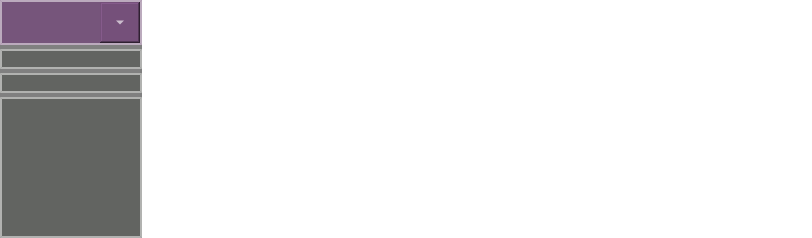
        <widget class="QWidget" name="horizontalWidget_2" native="true">
         <property name="sizePolicy">
          <sizepolicy hsizetype="Expanding" vsizetype="Expanding">
           <horstretch>0</horstretch>
           <verstretch>0</verstretch>
          </sizepolicy>
         </property>
         <property name="styleSheet">
          <string notr="true">border: 0px;
background-color: rgba(0, 0, 0, 0);
</string>
         </property>
         <layout class="QHBoxLayout" name="horizontalLayout_5">
          <property name="spacing">
           <number>0</number>
          </property>
          <property name="leftMargin">
           <number>0</number>
          </property>
          <property name="topMargin">
           <number>0</number>
          </property>
          <property name="rightMargin">
           <number>0</number>
          </property>
          <property name="bottomMargin">
           <number>0</number>
          </property>
          <item>
           <widget class="QWidget" name="mp3selectWidget" native="true">
            <property name="sizePolicy">
             <sizepolicy hsizetype="Expanding" vsizetype="Expanding">
              <horstretch>0</horstretch>
              <verstretch>0</verstretch>
             </sizepolicy>
            </property>
            <property name="styleSheet">
             <string notr="true">background-color: rgba(0, 0, 0, 0.5);
color: rgb(255, 255, 255);
height: 45px;</string>
            </property>
            <layout class="QVBoxLayout" name="verticalLayout_4">
             <property name="spacing">
              <number>4</number>
             </property>
             <property name="leftMargin">
              <number>0</number>
             </property>
             <property name="topMargin">
              <number>0</number>
             </property>
             <property name="rightMargin">
              <number>0</number>
             </property>
             <property name="bottomMargin">
              <number>0</number>
             </property>
             <item>
              <layout class="QHBoxLayout" name="horizontalLayout_10">
               <property name="spacing">
                <number>2</number>
               </property>
               <item>
                <widget class="QComboBox" name="comboBoxAlbum">
                 <property name="sizePolicy">
                  <sizepolicy hsizetype="Expanding" vsizetype="Fixed">
                   <horstretch>0</horstretch>
                   <verstretch>0</verstretch>
                  </sizepolicy>
                 </property>
                 <property name="minimumSize">
                  <size>
                   <width>0</width>
                   <height>45</height>
                  </size>
                 </property>
                 <property name="maximumSize">
                  <size>
                   <width>16777215</width>
                   <height>45</height>
                  </size>
                 </property>
                 <property name="baseSize">
                  <size>
                   <width>0</width>
                   <height>45</height>
                  </size>
                 </property>
                 <property name="font">
                  <font>
                   <pointsize>14</pointsize>
                   <weight>75</weight>
                   <bold>true</bold>
                  </font>
                 </property>
                 <property name="contextMenuPolicy">
                  <enum>Qt::DefaultContextMenu</enum>
                 </property>
                 <property name="styleSheet">
                  <string notr="true">QComboBox {
	background-color: rgba(117, 80, 123, 0.9);
	color: rgb(255, 255, 255);
	border: 2px solid rgba(255,255,255,0.5);
	outline: none;
	height: 40px;
}

QComboBox::drop-down {
	width: 40px;
	color: rgb(255, 255, 255);
}

QScrollBar { 
	width: 40px;
	background-color: rgba(117, 80, 123, 0.9);
}
</string>
                 </property>
                 <property name="sizeAdjustPolicy">
                  <enum>QComboBox::AdjustToContents</enum>
                 </property>
                 <property name="frame">
                  <bool>true</bool>
                 </property>
                </widget>
               </item>
              </layout>
             </item>
             <item>
              <widget class="QLabel" name="labelFolderpath">
               <property name="sizePolicy">
                <sizepolicy hsizetype="Expanding" vsizetype="Fixed">
                 <horstretch>0</horstretch>
                 <verstretch>0</verstretch>
                </sizepolicy>
               </property>
               <property name="minimumSize">
                <size>
                 <width>0</width>
                 <height>20</height>
                </size>
               </property>
               <property name="maximumSize">
                <size>
                 <width>16777215</width>
                 <height>20</height>
                </size>
               </property>
               <property name="font">
                <font>
                 <pointsize>8</pointsize>
                </font>
               </property>
               <property name="styleSheet">
                <string notr="true">background-color: rgba(85, 87, 83, 0.7);
color: rgb(255, 255, 255);
border: 2px solid rgba(255,255,255,0.5);</string>
               </property>
               <property name="text">
                <string/>
               </property>
              </widget>
             </item>
             <item>
              <widget class="QLabel" name="labelAlbumpath">
               <property name="sizePolicy">
                <sizepolicy hsizetype="Expanding" vsizetype="Fixed">
                 <horstretch>0</horstretch>
                 <verstretch>0</verstretch>
                </sizepolicy>
               </property>
               <property name="minimumSize">
                <size>
                 <width>0</width>
                 <height>20</height>
                </size>
               </property>
               <property name="maximumSize">
                <size>
                 <width>16777215</width>
                 <height>20</height>
                </size>
               </property>
               <property name="font">
                <font>
                 <pointsize>8</pointsize>
                </font>
               </property>
               <property name="styleSheet">
                <string notr="true">background-color: rgba(85, 87, 83, 0.7);
color: rgb(255, 255, 255);
border: 2px solid rgba(255,255,255,0.5);</string>
               </property>
               <property name="text">
                <string/>
               </property>
              </widget>
             </item>
             <item>
              <widget class="QListWidget" name="mp3List">
               <property name="font">
                <font>
                 <pointsize>14</pointsize>
                 <weight>75</weight>
                 <bold>true</bold>
                </font>
               </property>
               <property name="layoutDirection">
                <enum>Qt::LeftToRight</enum>
               </property>
               <property name="autoFillBackground">
                <bool>false</bool>
               </property>
               <property name="styleSheet">
                <string notr="true">QScrollBar { 
	width: 40px;
	background-color: rgba(85, 87, 83, 0.7);
}

QWidget {
background-color: rgba(85, 87, 83, 0.7);
color: rgb(255, 255, 255);
border: 2px solid rgba(255,255,255,0.5);
outline: none;
}</string>
               </property>
               <property name="frameShape">
                <enum>QFrame::NoFrame</enum>
               </property>
               <property name="verticalScrollBarPolicy">
                <enum>Qt::ScrollBarAsNeeded</enum>
               </property>
               <property name="horizontalScrollBarPolicy">
                <enum>Qt::ScrollBarAsNeeded</enum>
               </property>
               <property name="sizeAdjustPolicy">
                <enum>QAbstractScrollArea::AdjustToContents</enum>
               </property>
               <property name="autoScrollMargin">
                <number>16</number>
               </property>
               <property name="alternatingRowColors">
                <bool>false</bool>
               </property>
               <property name="selectionMode">
                <enum>QAbstractItemView::SingleSelection</enum>
               </property>
               <property name="movement">
                <enum>QListView::Static</enum>
               </property>
               <property name="isWrapping" stdset="0">
                <bool>false</bool>
               </property>
               <property name="resizeMode">
                <enum>QListView::Fixed</enum>
               </property>
               <property name="layoutMode">
                <enum>QListView::SinglePass</enum>
               </property>
               <property name="gridSize">
                <size>
                 <width>0</width>
                 <height>40</height>
                </size>
               </property>
               <property name="viewMode">
                <enum>QListView::ListMode</enum>
               </property>
              </widget>
             </item>
            </layout>
           </widget>
          </item>
          <item>
           <widget class="QWidget" name="PlayerPlayingWidget" native="true">
            <property name="sizePolicy">
             <sizepolicy hsizetype="Expanding" vsizetype="Expanding">
              <horstretch>0</horstretch>
              <verstretch>0</verstretch>
             </sizepolicy>
            </property>
            <layout class="QHBoxLayout" name="PlayerPlayingLayout">
             <property name="spacing">
              <number>0</number>
             </property>
             <property name="leftMargin">
              <number>0</number>
             </property>
             <property name="topMargin">
              <number>0</number>
             </property>
             <property name="rightMargin">
              <number>0</number>
             </property>
             <property name="bottomMargin">
              <number>0</number>
             </property>
             <item>
              <layout class="QVBoxLayout" name="verticalLayout_5">
               <item>
                <layout class="QHBoxLayout" name="horizontalLayout_12">
                 <item>
                  <spacer name="horizontalSpacer_3">
                   <property name="orientation">
                    <enum>Qt::Horizontal</enum>
                   </property>
                   <property name="sizeHint" stdset="0">
                    <size>
                     <width>40</width>
                     <height>20</height>
                    </size>
                   </property>
                  </spacer>
                 </item>
                 <item>
                  <widget class="QLabel" name="label_4">
                   <property name="sizePolicy">
                    <sizepolicy hsizetype="Preferred" vsizetype="Preferred">
                     <horstretch>0</horstretch>
                     <verstretch>0</verstretch>
                    </sizepolicy>
                   </property>
                   <property name="font">
                    <font>
                     <pointsize>12</pointsize>
                     <weight>75</weight>
                     <bold>true</bold>
                    </font>
                   </property>
                   <property name="styleSheet">
                    <string notr="true">color: rgb(255, 255, 255);</string>
                   </property>
                   <property name="text">
                    <string>Title</string>
                   </property>
                  </widget>
                 </item>
                 <item>
                  <widget class="QLabel" name="labelTrack">
                   <property name="sizePolicy">
                    <sizepolicy hsizetype="Preferred" vsizetype="Preferred">
                     <horstretch>0</horstretch>
                     <verstretch>0</verstretch>
                    </sizepolicy>
                   </property>
                   <property name="font">
                    <font>
                     <pointsize>12</pointsize>
                     <weight>75</weight>
                     <bold>true</bold>
                    </font>
                   </property>
                   <property name="styleSheet">
                    <string notr="true">color: rgb(255, 255, 255);
background-color: rgba(0, 0, 0, 0);</string>
                   </property>
                   <property name="text">
                    <string/>
                   </property>
                   <property name="alignment">
                    <set>Qt::AlignRight|Qt::AlignTrailing|Qt::AlignVCenter</set>
                   </property>
                  </widget>
                 </item>
                 <item>
                  <widget class="QLabel" name="labelTrackDash">
                   <property name="sizePolicy">
                    <sizepolicy hsizetype="Fixed" vsizetype="Preferred">
                     <horstretch>0</horstretch>
                     <verstretch>0</verstretch>
                    </sizepolicy>
                   </property>
                   <property name="minimumSize">
                    <size>
                     <width>20</width>
                     <height>0</height>
                    </size>
                   </property>
                   <property name="maximumSize">
                    <size>
                     <width>20</width>
                     <height>16777215</height>
                    </size>
                   </property>
                   <property name="font">
                    <font>
                     <pointsize>12</pointsize>
                     <weight>75</weight>
                     <bold>true</bold>
                    </font>
                   </property>
                   <property name="styleSheet">
                    <string notr="true">color: rgb(255, 255, 255);</string>
                   </property>
                   <property name="text">
                    <string>/</string>
                   </property>
                   <property name="alignment">
                    <set>Qt::AlignCenter</set>
                   </property>
                  </widget>
                 </item>
                 <item>
                  <widget class="QLabel" name="labelTrackCount">
                   <property name="font">
                    <font>
                     <pointsize>12</pointsize>
                     <weight>75</weight>
                     <bold>true</bold>
                    </font>
                   </property>
                   <property name="styleSheet">
                    <string notr="true">color: rgb(255, 255, 255);</string>
                   </property>
                   <property name="text">
                    <string/>
                   </property>
                  </widget>
                 </item>
                 <item>
                  <spacer name="horizontalSpacer_4">
                   <property name="orientation">
                    <enum>Qt::Horizontal</enum>
                   </property>
                   <property name="sizeHint" stdset="0">
                    <size>
                     <width>40</width>
                     <height>20</height>
                    </size>
                   </property>
                  </spacer>
                 </item>
                </layout>
               </item>
               <item>
                <layout class="QHBoxLayout" name="horizontalLayout_8">
                 <item>
                  <spacer name="horizontalSpacer_5">
                   <property name="orientation">
                    <enum>Qt::Horizontal</enum>
                   </property>
                   <property name="sizeHint" stdset="0">
                    <size>
                     <width>5</width>
                     <height>20</height>
                    </size>
                   </property>
                  </spacer>
                 </item>
                 <item>
                  <widget class="QPushButton" name="pushButtonPlayerPrevAlbum">
                   <property name="sizePolicy">
                    <sizepolicy hsizetype="Fixed" vsizetype="Expanding">
                     <horstretch>0</horstretch>
                     <verstretch>0</verstretch>
                    </sizepolicy>
                   </property>
                   <property name="minimumSize">
                    <size>
                     <width>90</width>
                     <height>0</height>
                    </size>
                   </property>
                   <property name="maximumSize">
                    <size>
                     <width>90</width>
                     <height>16777215</height>
                    </size>
                   </property>
                   <property name="styleSheet">
                    <string notr="true">outline: none;</string>
                   </property>
                   <property name="text">
                    <string/>
                   </property>
                   <property name="icon">
                    <iconset>
                     <normalon>:/prevbig-hot.png</normalon>
                    </iconset>
                   </property>
                   <property name="iconSize">
                    <size>
                     <width>128</width>
                     <height>140</height>
                    </size>
                   </property>
                  </widget>
                 </item>
                 <item>
                  <spacer name="horizontalSpacer_7">
                   <property name="orientation">
                    <enum>Qt::Horizontal</enum>
                   </property>
                   <property name="sizeHint" stdset="0">
                    <size>
                     <width>5</width>
                     <height>20</height>
                    </size>
                   </property>
                  </spacer>
                 </item>
                 <item>
                  <widget class="QPushButton" name="pushButtonPlayerPrevBig">
                   <property name="sizePolicy">
                    <sizepolicy hsizetype="Fixed" vsizetype="Expanding">
                     <horstretch>0</horstretch>
                     <verstretch>0</verstretch>
                    </sizepolicy>
                   </property>
                   <property name="minimumSize">
                    <size>
                     <width>90</width>
                     <height>0</height>
                    </size>
                   </property>
                   <property name="maximumSize">
                    <size>
                     <width>90</width>
                     <height>16777215</height>
                    </size>
                   </property>
                   <property name="styleSheet">
                    <string notr="true">outline: none;</string>
                   </property>
                   <property name="text">
                    <string/>
                   </property>
                   <property name="icon">
                    <iconset>
                     <normalon>:/prevbig-hot.png</normalon>
                    </iconset>
                   </property>
                   <property name="iconSize">
                    <size>
                     <width>128</width>
                     <height>160</height>
                    </size>
                   </property>
                  </widget>
                 </item>
                 <item>
                  <spacer name="horizontalSpacer_8">
                   <property name="orientation">
                    <enum>Qt::Horizontal</enum>
                   </property>
                   <property name="sizeHint" stdset="0">
                    <size>
                     <width>5</width>
                     <height>20</height>
                    </size>
                   </property>
                  </spacer>
                 </item>
                </layout>
               </item>
              </layout>
             </item>
             <item>
              <widget class="QPushButton" name="pushButtonBack">
               <property name="sizePolicy">
                <sizepolicy hsizetype="Fixed" vsizetype="Expanding">
                 <horstretch>0</horstretch>
                 <verstretch>0</verstretch>
                </sizepolicy>
               </property>
               <property name="minimumSize">
                <size>
                 <width>280</width>
                 <height>0</height>
                </size>
               </property>
               <property name="maximumSize">
                <size>
                 <width>280</width>
                 <height>16777215</height>
                </size>
               </property>
               <property name="styleSheet">
                <string notr="true">background-color: rgba(0, 0, 0, 0);
outline: none;</string>
               </property>
               <property name="text">
                <string/>
               </property>
               <property name="icon">
                <iconset>
                 <normalon>:/coverlogo.png</normalon>
                </iconset>
               </property>
               <property name="iconSize">
                <size>
                 <width>270</width>
                 <height>270</height>
                </size>
               </property>
               <property name="default">
                <bool>false</bool>
               </property>
               <property name="flat">
                <bool>false</bool>
               </property>
              </widget>
             </item>
             <item>
              <layout class="QVBoxLayout" name="verticalLayout_10">
               <item>
                <layout class="QHBoxLayout" name="horizontalLayout_11">
                 <item>
                  <spacer name="horizontalSpacer">
                   <property name="orientation">
                    <enum>Qt::Horizontal</enum>
                   </property>
                   <property name="sizeHint" stdset="0">
                    <size>
                     <width>1</width>
                     <height>1</height>
                    </size>
                   </property>
                  </spacer>
                 </item>
                 <item>
                  <widget class="QLabel" name="labelAlbum">
                   <property name="sizePolicy">
                    <sizepolicy hsizetype="Preferred" vsizetype="Preferred">
                     <horstretch>0</horstretch>
                     <verstretch>0</verstretch>
                    </sizepolicy>
                   </property>
                   <property name="font">
                    <font>
                     <pointsize>12</pointsize>
                     <weight>75</weight>
                     <bold>true</bold>
                    </font>
                   </property>
                   <property name="styleSheet">
                    <string notr="true">color: rgb(255, 255, 255);</string>
                   </property>
                   <property name="text">
                    <string>Album</string>
                   </property>
                   <property name="alignment">
                    <set>Qt::AlignRight|Qt::AlignTrailing|Qt::AlignVCenter</set>
                   </property>
                  </widget>
                 </item>
                 <item>
                  <widget class="QLabel" name="labelCurrentAlbumIndex">
                   <property name="sizePolicy">
                    <sizepolicy hsizetype="Preferred" vsizetype="Preferred">
                     <horstretch>0</horstretch>
                     <verstretch>0</verstretch>
                    </sizepolicy>
                   </property>
                   <property name="font">
                    <font>
                     <pointsize>12</pointsize>
                     <weight>75</weight>
                     <bold>true</bold>
                    </font>
                   </property>
                   <property name="styleSheet">
                    <string notr="true">color: rgb(255, 255, 255);</string>
                   </property>
                   <property name="text">
                    <string/>
                   </property>
                   <property name="alignment">
                    <set>Qt::AlignRight|Qt::AlignTrailing|Qt::AlignVCenter</set>
                   </property>
                  </widget>
                 </item>
                 <item>
                  <widget class="QLabel" name="labelAlbumDash">
                   <property name="sizePolicy">
                    <sizepolicy hsizetype="Minimum" vsizetype="Preferred">
                     <horstretch>0</horstretch>
                     <verstretch>0</verstretch>
                    </sizepolicy>
                   </property>
                   <property name="minimumSize">
                    <size>
                     <width>20</width>
                     <height>0</height>
                    </size>
                   </property>
                   <property name="maximumSize">
                    <size>
                     <width>20</width>
                     <height>16777215</height>
                    </size>
                   </property>
                   <property name="font">
                    <font>
                     <pointsize>12</pointsize>
                     <weight>75</weight>
                     <bold>true</bold>
                    </font>
                   </property>
                   <property name="styleSheet">
                    <string notr="true">color: rgb(255, 255, 255);</string>
                   </property>
                   <property name="text">
                    <string>/</string>
                   </property>
                   <property name="alignment">
                    <set>Qt::AlignCenter</set>
                   </property>
                  </widget>
                 </item>
                 <item>
                  <widget class="QLabel" name="labelAlbumCount">
                   <property name="sizePolicy">
                    <sizepolicy hsizetype="Preferred" vsizetype="Preferred">
                     <horstretch>0</horstretch>
                     <verstretch>0</verstretch>
                    </sizepolicy>
                   </property>
                   <property name="font">
                    <font>
                     <pointsize>12</pointsize>
                     <weight>75</weight>
                     <bold>true</bold>
                    </font>
                   </property>
                   <property name="styleSheet">
                    <string notr="true">color: rgb(255, 255, 255);</string>
                   </property>
                   <property name="text">
                    <string/>
                   </property>
                   <property name="alignment">
                    <set>Qt::AlignLeading|Qt::AlignLeft|Qt::AlignVCenter</set>
                   </property>
                  </widget>
                 </item>
                 <item>
                  <spacer name="horizontalSpacer_2">
                   <property name="orientation">
                    <enum>Qt::Horizontal</enum>
                   </property>
                   <property name="sizeHint" stdset="0">
                    <size>
                     <width>1</width>
                     <height>1</height>
                    </size>
                   </property>
                  </spacer>
                 </item>
                </layout>
               </item>
               <item>
                <layout class="QHBoxLayout" name="horizontalLayout_9">
                 <item>
                  <spacer name="horizontalSpacer_10">
                   <property name="orientation">
                    <enum>Qt::Horizontal</enum>
                   </property>
                   <property name="sizeHint" stdset="0">
                    <size>
                     <width>5</width>
                     <height>20</height>
                    </size>
                   </property>
                  </spacer>
                 </item>
                 <item>
                  <widget class="QPushButton" name="pushButtonPlayerNextBig">
                   <property name="sizePolicy">
                    <sizepolicy hsizetype="Fixed" vsizetype="Expanding">
                     <horstretch>0</horstretch>
                     <verstretch>0</verstretch>
                    </sizepolicy>
                   </property>
                   <property name="minimumSize">
                    <size>
                     <width>90</width>
                     <height>0</height>
                    </size>
                   </property>
                   <property name="maximumSize">
                    <size>
                     <width>90</width>
                     <height>16777215</height>
                    </size>
                   </property>
                   <property name="styleSheet">
                    <string notr="true">outline: none;</string>
                   </property>
                   <property name="text">
                    <string/>
                   </property>
                   <property name="icon">
                    <iconset>
                     <normalon>:/nextbig-hot.png</normalon>
                    </iconset>
                   </property>
                   <property name="iconSize">
                    <size>
                     <width>128</width>
                     <height>160</height>
                    </size>
                   </property>
                  </widget>
                 </item>
                 <item>
                  <spacer name="horizontalSpacer_9">
                   <property name="orientation">
                    <enum>Qt::Horizontal</enum>
                   </property>
                   <property name="sizeHint" stdset="0">
                    <size>
                     <width>5</width>
                     <height>20</height>
                    </size>
                   </property>
                  </spacer>
                 </item>
                 <item>
                  <widget class="QPushButton" name="pushButtonPlayerNextAlbum">
                   <property name="sizePolicy">
                    <sizepolicy hsizetype="Fixed" vsizetype="Expanding">
                     <horstretch>0</horstretch>
                     <verstretch>0</verstretch>
                    </sizepolicy>
                   </property>
                   <property name="minimumSize">
                    <size>
                     <width>90</width>
                     <height>0</height>
                    </size>
                   </property>
                   <property name="maximumSize">
                    <size>
                     <width>90</width>
                     <height>16777215</height>
                    </size>
                   </property>
                   <property name="styleSheet">
                    <string notr="true">outline: none;</string>
                   </property>
                   <property name="text">
                    <string/>
                   </property>
                   <property name="icon">
                    <iconset>
                     <normalon>:/nextbig-hot.png</normalon>
                    </iconset>
                   </property>
                   <property name="iconSize">
                    <size>
                     <width>128</width>
                     <height>140</height>
                    </size>
                   </property>
                  </widget>
                 </item>
                 <item>
                  <spacer name="horizontalSpacer_6">
                   <property name="orientation">
                    <enum>Qt::Horizontal</enum>
                   </property>
                   <property name="sizeHint" stdset="0">
                    <size>
                     <width>5</width>
                     <height>20</height>
                    </size>
                   </property>
                  </spacer>
                 </item>
                </layout>
               </item>
              </layout>
             </item>
            </layout>
           </widget>
          </item>
         </layout>
        </widget>
